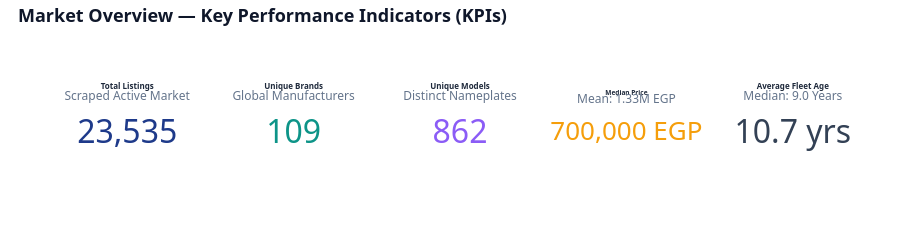

Write notebook code for a chart like this one.
### Markdown cell above
---
# Section A: Market Overview
In this section, we establish macro market benchmarks: listing volumes, central price tendencies, manufacturer shares, body shapes, transmission adoption, and vehicle age demographics.

### Code cell
# Chart A1: Market KPI Summary Dashboard
total_listings = len(df)
unique_brands = df['Brand'].nunique()
unique_models = df['Model'].nunique()
median_price = df['Price'].median()
mean_price = df['Price'].mean()
avg_age = df['car_age'].mean()

fig_a1 = make_subplots(
    rows=1, cols=5,
    specs=[[{'type': 'indicator'}, {'type': 'indicator'}, {'type': 'indicator'}, {'type': 'indicator'}, {'type': 'indicator'}]],
    horizontal_spacing=0.04
)

fig_a1.add_trace(go.Indicator(
    mode="number",
    value=total_listings,
    title={"text": "<b>Total Listings</b><br><span style='font-size:12px;color:#64748B'>Scraped Active Market</span>"},
    number={'valueformat': ',d', 'font': {'color': PRIMARY_BLUE, 'size': 32}}
), row=1, col=1)

fig_a1.add_trace(go.Indicator(
    mode="number",
    value=unique_brands,
    title={"text": "<b>Unique Brands</b><br><span style='font-size:12px;color:#64748B'>Global Manufacturers</span>"},
    number={'valueformat': ',d', 'font': {'color': ACCENT_TEAL, 'size': 32}}
), row=1, col=2)

fig_a1.add_trace(go.Indicator(
    mode="number",
    value=unique_models,
    title={"text": "<b>Unique Models</b><br><span style='font-size:12px;color:#64748B'>Distinct Nameplates</span>"},
    number={'valueformat': ',d', 'font': {'color': PURPLE_INDIGO, 'size': 32}}
), row=1, col=3)

fig_a1.add_trace(go.Indicator(
    mode="number",
    value=median_price,
    title={"text": "<b>Median Price</b><br><span style='font-size:12px;color:#64748B'>Mean: 1.33M EGP</span>"},
    number={'valueformat': ',.0f', 'suffix': ' EGP', 'font': {'color': GOLD_AMBER, 'size': 26}}
), row=1, col=4)

fig_a1.add_trace(go.Indicator(
    mode="number",
    value=avg_age,
    title={"text": "<b>Average Fleet Age</b><br><span style='font-size:12px;color:#64748B'>Median: 9.0 Years</span>"},
    number={'valueformat': '.1f', 'suffix': ' yrs', 'font': {'color': CHARCOAL, 'size': 32}}
), row=1, col=5)

fig_a1.update_layout(
    title_text="<b>Market Overview — Key Performance Indicators (KPIs)</b>",
    height=240,
    margin=dict(l=40, r=40, t=80, b=30)
)

save_and_show(fig_a1, "A1_market_kpi_summary.html", height=240)

### Figure 1 — Plotly figure (JSON) as saved in the notebook; plotly's stock layout.template omitted (floating-point values rounded to 4 significant figures)
{"data": [{"domain": {"x": [0.0, 0.168], "y": [0.0, 1.0]}, "mode": "number", "number": {"font": {"color": "#1E3A8A", "size": 32}, "valueformat": ",d"}, "title": {"text": "<b>Total Listings</b><br><span style='font-size:12px;color:#64748B'>Scraped Active Market</span>"}, "type": "indicator", "value": 23535}, {"domain": {"x": [0.208, 0.376], "y": [0.0, 1.0]}, "mode": "number", "number": {"font": {"color": "#0D9488", "size": 32}, "valueformat": ",d"}, "title": {"text": "<b>Unique Brands</b><br><span style='font-size:12px;color:#64748B'>Global Manufacturers</span>"}, "type": "indicator", "value": 109}, {"domain": {"x": [0.416, 0.584], "y": [0.0, 1.0]}, "mode": "number", "number": {"font": {"color": "#8B5CF6", "size": 32}, "valueformat": ",d"}, "title": {"text": "<b>Unique Models</b><br><span style='font-size:12px;color:#64748B'>Distinct Nameplates</span>"}, "type": "indicator", "value": 862}, {"domain": {"x": [0.624, 0.792], "y": [0.0, 1.0]}, "mode": "number", "number": {"font": {"color": "#F59E0B", "size": 26}, "suffix": " EGP", "valueformat": ",.0f"}, "title": {"text": "<b>Median Price</b><br><span style='font-size:12px;color:#64748B'>Mean: 1.33M EGP</span>"}, "type": "indicator", "value": 700000.0}, {"domain": {"x": [0.832, 1.0], "y": [0.0, 1.0]}, "mode": "number", "number": {"font": {"color": "#334155", "size": 32}, "suffix": " yrs", "valueformat": ".1f"}, "title": {"text": "<b>Average Fleet Age</b><br><span style='font-size:12px;color:#64748B'>Median: 9.0 Years</span>"}, "type": "indicator", "value": 10.72}], "layout": {"height": 240, "margin": {"b": 60, "l": 60, "r": 40, "t": 80}, "title": {"text": "<b>Market Overview — Key Performance Indicators (KPIs)</b>"}}}
